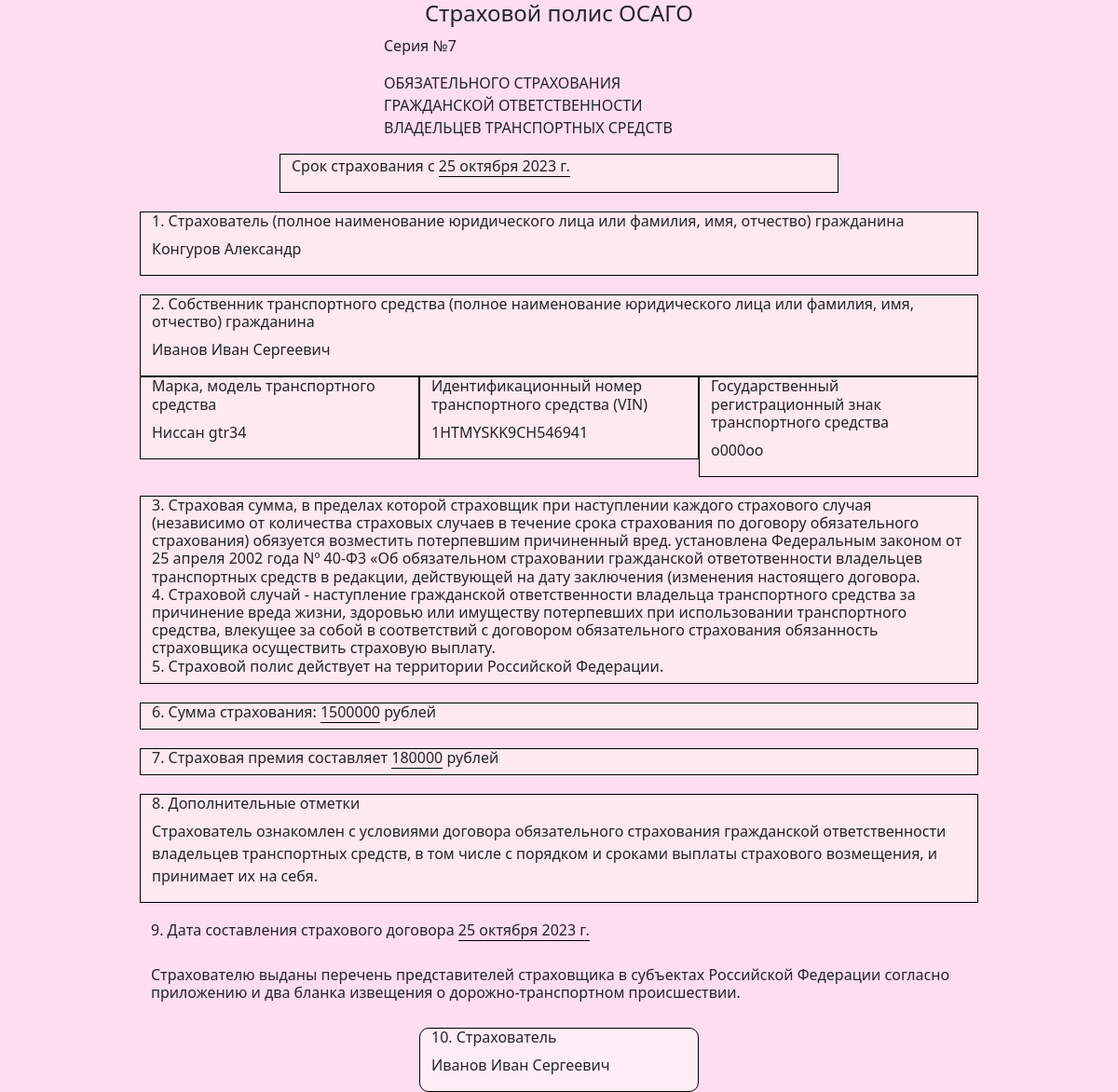
The app's page /doc_auto_insurance/7/ with its own data.
### main/models.py (models this page shows, shortened)
class AutoInshurance(models.Model):
    date = models.DateField() # Дата
    client = models.ForeignKey(User, on_delete=models.CASCADE, blank=True, null=True, related_name='auto_client') # Клиент
    number = models.CharField(max_length=100, blank=True, null=True) # Номер
    type = models.CharField(max_length=100, blank=True, null=True, default='Автостраховка', editable=False) # Тип
    mark = models.CharField(max_length=100, blank=True, null=True) # Марка
    model = models.CharField(max_length=100, blank=True, null=True) # Модель
    vin = models.CharField(max_length=100, blank=True, null=True)   # VIN
    year = models.CharField(max_length=100, blank=True, null=True) # Год
    engine = models.CharField(max_length=100, blank=True, null=True) # Двигатель
    power = models.CharField(max_length=100, blank=True, null=True) # Мощность
    color = models.CharField(max_length=100, blank=True, null=True) # Цвет
    price = models.CharField(max_length=100, blank=True, null=True) # Цена
    agent = models.ForeignKey(User, on_delete=models.CASCADE, blank=True, null=True) # Агент
    salary = models.IntegerField(blank=True, null=True)
    percent_agent = models.IntegerField(blank=True, null=True)
    class Meta:
        verbose_name = 'Автостраховка'
        verbose_name_plural = 'Автостраховки'

class User(AbstractUser):
    patronymic = models.CharField(max_length=100, blank=True, null=True) # Отчество
    date_birth = models.DateField(blank=True, null=True, default='2000-01-01') # Дата рождения
    phone = models.CharField(max_length=100, blank=True, null=True) # Телефон
    adress = models.CharField(max_length=100, blank=True, null=True) # Адрес
    passport = models.CharField(max_length=100, blank=True, null=True) # Паспорт
    filial = models.ForeignKey(Filial, on_delete=models.CASCADE, blank=True, null=True) # Филиал
    role = models.ForeignKey(Roles, on_delete=models.CASCADE, blank=True, null=True) # Роль
    class Meta:
        verbose_name = 'Пользователь'
        verbose_name_plural = 'Пользователи'

### main/views.py (the view)
# urls.py: path('doc_auto_insurance/<int:insurance_id>/', views.doc_auto_insurance, name='doc_auto_insurance'),
def doc_auto_insurance(request, insurance_id):
    insurance = AutoInshurance.objects.get(id=insurance_id)
    agent_salary = int(insurance.salary * insurance.percent_agent / 100)
    return render(request, 'doc_auto_insurance.html', {'insurance': insurance, 'agent_salary': agent_salary})

### templates/doc_auto_insurance.html (shortened to what this page needs)
<!DOCTYPE html>
<html lang="en">
<head>
    <link rel="stylesheet" href="https://cdn.jsdelivr.net/npm/bootstrap@5.3.0/dist/css/bootstrap.min.css">
</head>
<body>
<div class="container-fluid background-container">
    <div class="row justify-content-center text-center">
        <div class="col-12">
            <h4>Страховой полис ОСАГО</h4>
        </div>
    </div>
    <div class="row justify-content-center">
        <div class="col-4">
            <p>Cерия №{{ insurance.id }}</p>
            <p>ОБЯЗАТЕЛЬНОГО СТРАХОВАНИЯ<br>
                ГРАЖДАНСКОЙ ОТВЕТСТВЕННОСТИ<br>
                ВЛАДЕЛЬЦЕВ ТРАНСПОРТНЫХ СРЕДСТВ</p>
        </div>
    </div>
    <div class="row justify-content-center">
        <div class="col-6 custom_board">
            <p>Срок страхования с <span class="border-bottom border-black">{{ insurance.date }}</span></p>
        </div>
    </div>
    <div class="row justify-content-center" style="margin-top: 20px;">
        <div class="col-9 custom_board">
            <h6>1. Страхователь (полное наименование юридического лица или фамилия, имя, отчество) гражданина</h6>
            <p>{{ insurance.agent.last_name }} {{ insurance.agent.first_name }}</p>
        </div>
    </div>
    <div class="row justify-content-center" style="margin-top: 20px;">
        <div class="col-9 custom_board">
            <h6>2. Собственник транспортного средства (полное наименование юридического лица или фамилия, имя, отчество)
                гражданина</h6>
            <p>{{ insurance.client.last_name }} {{ insurance.client.first_name }} {{ insurance.client.patronymic }}</p>
        </div>
    </div>
    <div class="row justify-content-center">
        <div class="col-3 custom_board">
            <h6>Марка, модель транспортного средства</h6>
            <p>{{ insurance.mark }} {{ insurance.model }}</p>
        </div>
        <div class="col-3 custom_board">
            <h6>Идентификационный номер транспортного средства (VIN)</h6>
            <p>{{ insurance.vin }}</p>
        </div>
        <div class="col-3 custom_board">
            <h6>Государственный регистрационный знак транспортного средства</h6>
            <p>{{ insurance.number }}</p>
        </div>
    </div>
    <div class="row justify-content-center" style="margin-top: 20px;">
        <div class="col-9 custom_board">
            <h6>3. Страховая сумма, в пределах которой страховщик при наступлении каждого страхового случая (независимо
                от количества страховых случаев в течение срока страхования по договору обязательного страхования)
                обязуется возместить потерпевшим причиненный вред. установлена Федеральным законом от 25 апреля 2002
                года Nº 40-Ф3 «Об обязательном страховании гражданской ответотвенности владельцев транспортных средств в
                редакции, действующей на дату заключения (изменения настоящего договора.<br>
                4. Страховой случай - наступление гражданской ответственности владельца транспортного средства за
                причинение вреда жизни, здоровью или имуществу потерпевших при использовании транспортного средства,
                влекущее за собой в соответствий с договором обязательного страхования обязанность страховщика
                осуществить страховую выплату.<br>
                5. Страховой полис действует на территории Российской Федерации.</h6>
        </div>
    </div>
    <div class="row justify-content-center" style="margin-top: 20px;">
        <div class="col-9 custom_board">
            <h6>6. Сумма страхования: <span class="border-bottom border-black">{{ insurance.salary }}</span> рублей</h6>
        </div>
    </div>
    <div class="row justify-content-center" style="margin-top: 20px;">
        <div class="col-9 custom_board">
            <h6>7. Страховая премия составляет <span class="border-bottom border-black">{{ agent_salary }}</span> рублей
            </h6>
        </div>
    </div>
    <div class="row justify-content-center" style="margin-top: 20px;">
        <div class="col-9 custom_board">
            <h6>8. Дополнительные отметки</h6>
            <p>Страхователь ознакомлен с условиями договора обязательного страхования гражданской ответственности
                владельцев транспортных средств, в том числе с порядком и сроками выплаты страхового возмещения, и
                принимает их на себя.</p>
        </div>
    </div>
    <div class="row justify-content-center" style="margin-top: 20px;">
        <div class="col-9">
            <h6>9. Дата составления страхового договора <span
                    class="border-bottom border-black">{{ insurance.date }}</span></h6>
        </div>
    </div>
    <div class="row justify-content-center" style="margin-top: 20px;">
        <div class="col-9">
            <h6>Страхователю выданы перечень представителей страховщика в субъектах Российской Федерации согласно
                приложению и два бланка извещения о дорожно-транспортном происшествии.</h6>
        </div>
    </div>
    <div class="row justify-content-center" style="margin-top: 20px;">
        <div class="col-3 custom_board_light">
            <h6>10. Страхователь</h6>
            <p>{{ insurance.client.last_name }} {{ insurance.client.first_name }} {{ insurance.client.patronymic }}</p>
        </div>
    </div>
</div>
</body>
</html>

### templates/doc_auto_insurance.html (style rules this page uses)
body { margin: 0; padding: 0; background: rgb(255, 221, 241); }
.custom_board { border: 1px solid black; height: fit-content; box-sizing: border-box; max-width: 100%; background: rgb(253, 233, 239); }
.custom_board_light { border: 1px solid black; border-radius: 10px; height: fit-content; box-sizing: border-box; max-width: 100%; background: rgb(255, 237, 245); }

### records on screen
AutoInshurance: id "7", date "25 октября 2023 г.", agent.last_name "Конгуров", agent.first_name "Александр", client.last_name "Иванов", client.first_name "Иван", client.patronymic "Сергеевич", mark "Ниссан", model "gtr34", vin "1HTMYSKK9CH546941", number "о000оо", salary "1500000"

### other values on screen
{{ agent_salary }} "180000"
